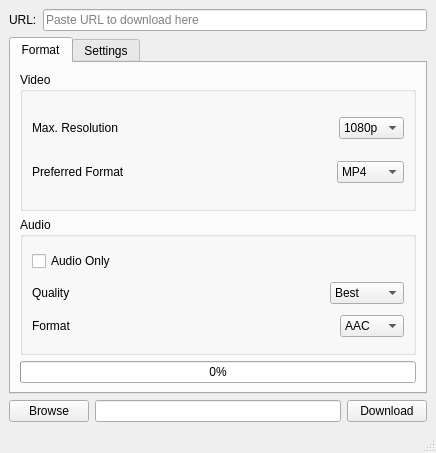
<?xml version="1.0" encoding="UTF-8"?>
<ui version="4.0">
 <class>main_window</class>
 <widget class="QMainWindow" name="main_window">
  <property name="geometry">
   <rect>
    <x>0</x>
    <y>0</y>
    <width>436</width>
    <height>453</height>
   </rect>
  </property>
  <property name="windowTitle">
   <string>YT-DLP-QT</string>
  </property>
  <widget class="QWidget" name="centralwidget">
   <layout class="QVBoxLayout" name="verticalLayout">
    <item>
     <layout class="QHBoxLayout" name="horizontalLayout">
      <item>
       <widget class="QLabel" name="label">
        <property name="text">
         <string>URL:</string>
        </property>
       </widget>
      </item>
      <item>
       <widget class="QLineEdit" name="url">
        <property name="placeholderText">
         <string>Paste URL to download here</string>
        </property>
        <property name="clearButtonEnabled">
         <bool>true</bool>
        </property>
       </widget>
      </item>
     </layout>
    </item>
    <item>
     <widget class="QTabWidget" name="tabs">
      <property name="currentIndex">
       <number>0</number>
      </property>
      <widget class="QWidget" name="tab_format">
       <attribute name="title">
        <string>Format</string>
       </attribute>
       <layout class="QVBoxLayout" name="verticalLayout_2">
        <item>
         <widget class="QGroupBox" name="group_video">
          <property name="title">
           <string>Video</string>
          </property>
          <layout class="QVBoxLayout" name="verticalLayout_3">
           <item>
            <layout class="QHBoxLayout" name="horizontalLayout_3">
             <item>
              <widget class="QLabel" name="lbl_resolution">
               <property name="text">
                <string>Max. Resolution</string>
               </property>
              </widget>
             </item>
             <item>
              <spacer name="horizontalSpacer">
               <property name="orientation">
                <enum>Qt::Orientation::Horizontal</enum>
               </property>
               <property name="sizeHint" stdset="0">
                <size>
                 <width>40</width>
                 <height>20</height>
                </size>
               </property>
              </spacer>
             </item>
             <item>
              <widget class="QComboBox" name="video_resolution">
               <property name="currentIndex">
                <number>2</number>
               </property>
               <item>
                <property name="text">
                 <string>4k</string>
                </property>
               </item>
               <item>
                <property name="text">
                 <string>1440p</string>
                </property>
               </item>
               <item>
                <property name="text">
                 <string>1080p</string>
                </property>
               </item>
               <item>
                <property name="text">
                 <string>720p</string>
                </property>
               </item>
               <item>
                <property name="text">
                 <string>480p</string>
                </property>
               </item>
              </widget>
             </item>
            </layout>
           </item>
           <item>
            <layout class="QHBoxLayout" name="horizontalLayout_4">
             <item>
              <widget class="QLabel" name="lbl_video_format">
               <property name="text">
                <string>Preferred Format</string>
               </property>
              </widget>
             </item>
             <item>
              <spacer name="horizontalSpacer_2">
               <property name="orientation">
                <enum>Qt::Orientation::Horizontal</enum>
               </property>
               <property name="sizeHint" stdset="0">
                <size>
                 <width>40</width>
                 <height>20</height>
                </size>
               </property>
              </spacer>
             </item>
             <item>
              <widget class="QComboBox" name="video_format">
               <item>
                <property name="text">
                 <string>MP4</string>
                </property>
               </item>
               <item>
                <property name="text">
                 <string>MKV</string>
                </property>
               </item>
               <item>
                <property name="text">
                 <string>3GP</string>
                </property>
               </item>
               <item>
                <property name="text">
                 <string>FLV</string>
                </property>
               </item>
               <item>
                <property name="text">
                 <string>WEBM</string>
                </property>
               </item>
              </widget>
             </item>
            </layout>
           </item>
          </layout>
         </widget>
        </item>
        <item>
         <widget class="QGroupBox" name="group_audio">
          <property name="title">
           <string>Audio</string>
          </property>
          <layout class="QVBoxLayout" name="verticalLayout_4">
           <item>
            <widget class="QCheckBox" name="audio_only">
             <property name="toolTip">
              <string>Download only audio in the given quality and format.</string>
             </property>
             <property name="text">
              <string>Audio Only</string>
             </property>
            </widget>
           </item>
           <item>
            <layout class="QHBoxLayout" name="horizontalLayout_5">
             <item>
              <widget class="QLabel" name="lbl_quality">
               <property name="text">
                <string>Quality</string>
               </property>
              </widget>
             </item>
             <item>
              <spacer name="horizontalSpacer_3">
               <property name="orientation">
                <enum>Qt::Orientation::Horizontal</enum>
               </property>
               <property name="sizeHint" stdset="0">
                <size>
                 <width>40</width>
                 <height>20</height>
                </size>
               </property>
              </spacer>
             </item>
             <item>
              <widget class="QComboBox" name="audio_quality">
               <item>
                <property name="text">
                 <string>Best</string>
                </property>
               </item>
               <item>
                <property name="text">
                 <string>Good</string>
                </property>
               </item>
               <item>
                <property name="text">
                 <string>Medium</string>
                </property>
               </item>
               <item>
                <property name="text">
                 <string>Low</string>
                </property>
               </item>
              </widget>
             </item>
            </layout>
           </item>
           <item>
            <layout class="QHBoxLayout" name="horizontalLayout_6">
             <item>
              <widget class="QLabel" name="lbl_audio_format">
               <property name="text">
                <string>Format</string>
               </property>
              </widget>
             </item>
             <item>
              <spacer name="horizontalSpacer_4">
               <property name="orientation">
                <enum>Qt::Orientation::Horizontal</enum>
               </property>
               <property name="sizeHint" stdset="0">
                <size>
                 <width>40</width>
                 <height>20</height>
                </size>
               </property>
              </spacer>
             </item>
             <item>
              <widget class="QComboBox" name="audio_format">
               <item>
                <property name="text">
                 <string>AAC</string>
                </property>
               </item>
               <item>
                <property name="text">
                 <string>OGG</string>
                </property>
               </item>
               <item>
                <property name="text">
                 <string>MP3</string>
                </property>
               </item>
               <item>
                <property name="text">
                 <string>OPUS</string>
                </property>
               </item>
               <item>
                <property name="text">
                 <string>WAV</string>
                </property>
               </item>
              </widget>
             </item>
            </layout>
           </item>
          </layout>
         </widget>
        </item>
        <item>
         <widget class="QProgressBar" name="progress">
          <property name="value">
           <number>0</number>
          </property>
         </widget>
        </item>
       </layout>
      </widget>
      <widget class="QWidget" name="settings">
       <attribute name="title">
        <string>Settings</string>
       </attribute>
       <layout class="QVBoxLayout" name="verticalLayout_5">
        <item>
         <widget class="QCheckBox" name="monitor_clipboard">
          <property name="toolTip">
           <string>If checked, the application will look into the clipboard and copy contents to the URL input.</string>
          </property>
          <property name="text">
           <string>Get URL from clipboard (experimental)</string>
          </property>
         </widget>
        </item>
        <item>
         <layout class="QHBoxLayout" name="horizontalLayout_7">
          <item>
           <widget class="QLabel" name="lbl_output_name">
            <property name="text">
             <string>Output Name</string>
            </property>
           </widget>
          </item>
          <item>
           <widget class="QLineEdit" name="output_name">
            <property name="toolTip">
             <string>This will be appended to the output path. A leading slash is removed.</string>
            </property>
            <property name="text">
             <string>%(title)s.%(ext)s</string>
            </property>
           </widget>
          </item>
         </layout>
        </item>
        <item>
         <layout class="QHBoxLayout" name="horizontalLayout_8">
          <item>
           <widget class="QLabel" name="lbl_own_format">
            <property name="text">
             <string>Format</string>
            </property>
           </widget>
          </item>
          <item>
           <widget class="QLineEdit" name="own_format">
            <property name="toolTip">
             <string>Use this at your own risk. All settings from the Format tab will be ignored.</string>
            </property>
            <property name="clearButtonEnabled">
             <bool>true</bool>
            </property>
           </widget>
          </item>
         </layout>
        </item>
        <item>
         <spacer name="verticalSpacer">
          <property name="orientation">
           <enum>Qt::Orientation::Vertical</enum>
          </property>
          <property name="sizeHint" stdset="0">
           <size>
            <width>20</width>
            <height>159</height>
           </size>
          </property>
         </spacer>
        </item>
       </layout>
      </widget>
     </widget>
    </item>
    <item>
     <layout class="QHBoxLayout" name="horizontalLayout_2">
      <item>
       <widget class="QPushButton" name="browse">
        <property name="toolTip">
         <string>Set output directory.</string>
        </property>
        <property name="text">
         <string>Browse</string>
        </property>
       </widget>
      </item>
      <item>
       <widget class="QLineEdit" name="output_path"/>
      </item>
      <item>
       <widget class="QPushButton" name="download">
        <property name="toolTip">
         <string>Start downloading now...</string>
        </property>
        <property name="text">
         <string>Download</string>
        </property>
       </widget>
      </item>
     </layout>
    </item>
   </layout>
  </widget>
  <widget class="QMenuBar" name="menubar">
   <property name="geometry">
    <rect>
     <x>0</x>
     <y>0</y>
     <width>436</width>
     <height>22</height>
    </rect>
   </property>
  </widget>
  <widget class="QStatusBar" name="statusbar"/>
  <action name="action_quit">
   <property name="text">
    <string>&amp;Quit</string>
   </property>
   <property name="shortcut">
    <string>Ctrl+Q</string>
   </property>
  </action>
  <action name="action_about">
   <property name="text">
    <string>&amp;About</string>
   </property>
  </action>
 </widget>
 <resources/>
 <connections/>
</ui>
